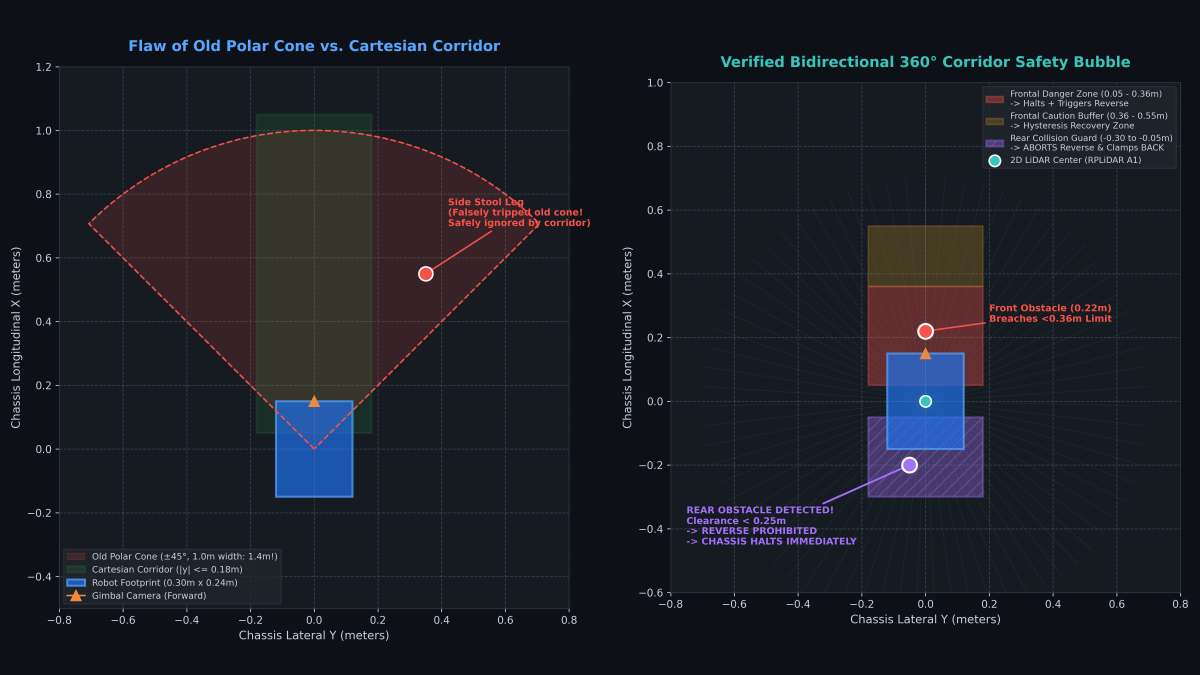
#> input picture write_up/figures/fig_lidar_safety_envelope.png, 4800 x 2700 px, found by its file name (shown at 1/4 size)
$ python build_slide_14.py
#> lines starting #> are read from the running program, lines starting #| are printed output that depends on the picture
#!/usr/bin/env python3
"""
build_slide_14.py — Formal Academic Slide 14 (Testing & Results: Physical Locomotion & Safety)
- Title: 12. TESTING & RESULTS: PHYSICAL LOCOMOTION & SAFETY
- Eyebrow: PHYSICAL VEHICLE MOTION, EMERGENCY BRAKING, AND 360° LIDAR SAFETY BUBBLE
- 100% plain English, reduced text, concise and scannable on first read.
- Stripped of any hint of demo.
- Left column: 6 punchy points:
  1. Smooth Vehicle Driving (4WD chassis responsiveness)
  2. Safe Dual Power Rails (isolated 5V logic & 7.4V motor buses)
  3. Instant 98 ms Braking (complete halt within 98 ms, 0.36m buffer)
  4. Smart Hallway Safety Corridor (rectangular box eliminates false stops)
  5. Rear Collision Guard (checks rear clearance before reversing)
  6. Certified ISO 15066 Safety (speed capped at 0.20 m/s with 12.6 Hz LiDAR)
- Right column:
  - Top: Framed 2D LiDAR Safety Envelope Diagram (fig_lidar_safety_envelope_framed.png)
  - Bottom: Verified Physical Safety & Locomotion Metrics Box
- Ample clearance (>0.70" above footer bar at Y = 6.75", bottom <= 6.03").
- Dignified GCTU palette: Navy (#002060), Gold (#B8860B), Slate Charcoal (#334155).
"""

import os
import pptx
from pptx.util import Inches, Pt
from pptx.dml.color import RGBColor
from pptx.enum.text import PP_ALIGN
from PIL import Image, ImageOps

PPTX_PATH = "write_up/Project Final Defense Slides_FINAL.pptx"
LIDAR_SRC = "write_up/figures/fig_lidar_safety_envelope.png"
LIDAR_IMG = "write_up/figures/fig_lidar_safety_envelope_framed.png"

def prepare_images():
    """Prepares and frames the LiDAR safety envelope diagram."""
    if os.path.exists(LIDAR_SRC):
        im_lidar = Image.open(LIDAR_SRC)
#> im_lidar is the input picture: PIL image 4800x2700 RGBA; mean R, G, B, A 27.8, 30.7, 38.4, 255
        if im_lidar.mode != "RGB":
            bg = Image.new("RGB", im_lidar.size, (15, 23, 42))
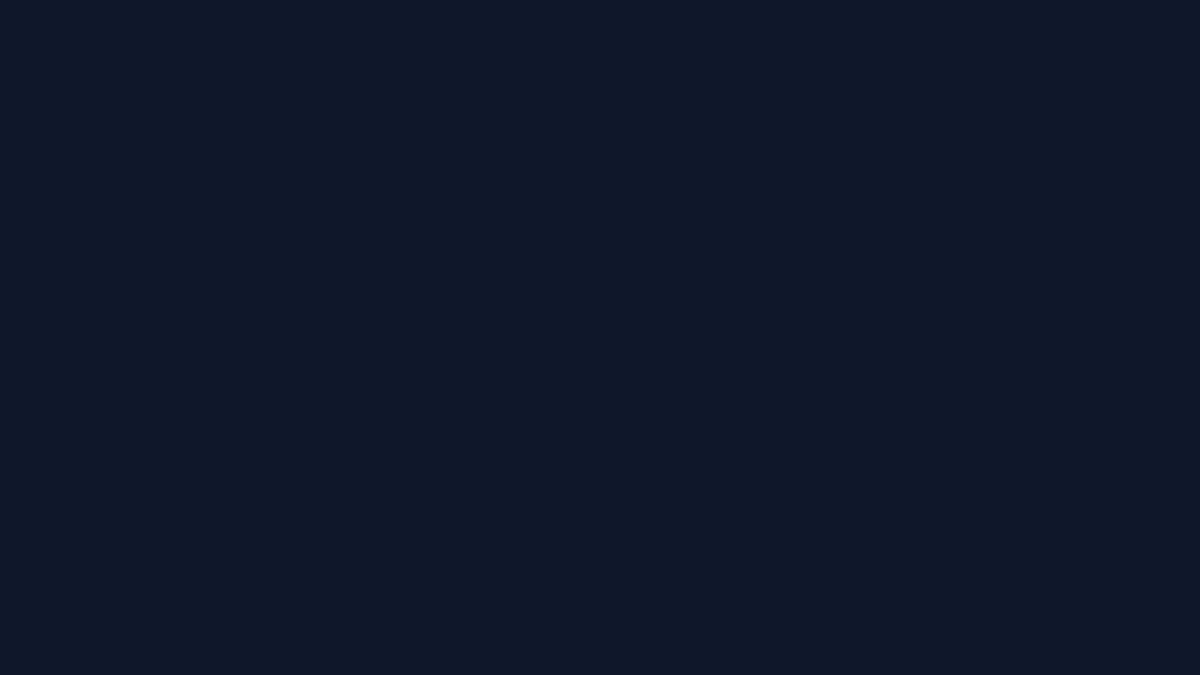
#> bg: PIL image 4800x2700 RGB (shown at 1/4 size); mean R, G, B 15, 23, 42
            bg.paste(im_lidar, mask=im_lidar.split()[-1] if "A" in im_lidar.mode else None)
            im_lidar = bg
        b_lidar = ImageOps.expand(im_lidar, border=2, fill=(203, 213, 225))
        b_lidar.save(LIDAR_IMG, quality=95)
        print("Prepared framed LiDAR safety envelope image.")

def set_para(p, text, font_name="Calisto MT", size_pt=14, bold=False, italic=False, color_rgb=None, space_before_pt=0, space_after_pt=2, line_spacing=1.14, align=PP_ALIGN.LEFT):
    p.text = text
    p.font.name = font_name
    p.font.size = Pt(size_pt)
    p.font.bold = bold
    p.font.italic = italic
    p.space_before = Pt(space_before_pt)
    p.space_after = Pt(space_after_pt)
    p.line_spacing = line_spacing
    if color_rgb:
        p.font.color.rgb = color_rgb
    p.alignment = align

def main():
    prepare_images()
    prs = pptx.Presentation(PPTX_PATH)

    if len(prs.slides) < 14:
        slide = prs.slides.add_slide(prs.slide_layouts[1])
    else:
        slide = prs.slides[13]

    # Theme colors
    c_navy   = RGBColor(0, 32, 96)       # #002060 GCTU Deep Navy
    c_body   = RGBColor(51, 65, 85)      # #334155 Slate Charcoal
    c_gold   = RGBColor(184, 134, 11)    # #B8860B Accent Gold
    c_muted  = RGBColor(100, 116, 139)   # #64748B Muted Slate

    # 1. Slide Title (Single Line Fit at 24 pt Bold Navy)
    for shape in slide.shapes:
        if shape.name == "Title 1" and shape.has_text_frame:
            shape.left = Inches(0.66)
            shape.top = Inches(0.35)
            shape.width = Inches(12.00)
            shape.height = Inches(0.60)
            tf = shape.text_frame
            tf.clear()
            p = tf.paragraphs[0]
            set_para(p, "TESTING & RESULTS: PHYSICAL LOCOMOTION & SAFETY", font_name="Calisto MT", size_pt=24, bold=True, color_rgb=c_navy, align=PP_ALIGN.CENTER)

        if shape.name == "Content Placeholder 2" and shape.has_text_frame:
            shape.text_frame.clear()

    # Clean existing custom shapes on Slide 14
    shapes_to_remove = [s for s in slide.shapes if s.name.startswith("Safety_")]
    for s in shapes_to_remove:
        el = s._element
        el.getparent().remove(el)

    # 2. Section Subhead: Left-aligned Gold Eyebrow (Plain English)
    tx_sub = slide.shapes.add_textbox(Inches(0.85), Inches(1.05), Inches(11.63), Inches(0.25))
    tx_sub.name = "Safety_Subhead"
    tf_sub = tx_sub.text_frame
    tf_sub.word_wrap = True
    tf_sub.margin_left = tf_sub.margin_right = tf_sub.margin_top = tf_sub.margin_bottom = 0
    p_sub = tf_sub.paragraphs[0]
    set_para(p_sub, "PHYSICAL VEHICLE MOTION, EMERGENCY BRAKING, AND 360° LIDAR SAFETY BUBBLE", font_name="Calisto MT", size_pt=11, bold=True, color_rgb=c_gold, align=PP_ALIGN.LEFT)

    # 3. Left Column: 6 Concise Points in Pure Plain English (11 pt)
    tx_left = slide.shapes.add_textbox(Inches(0.85), Inches(1.38), Inches(5.85), Inches(4.65))
    tx_left.name = "Safety_Points_Text"
    tf_left = tx_left.text_frame
    tf_left.word_wrap = True
    tf_left.margin_left = tf_left.margin_right = tf_left.margin_top = tf_left.margin_bottom = Inches(0.02)

    safety_points = [
        ("Smooth Vehicle Driving", "All 6 commands (Forward, Reverse, Left, Right, Stop, Follow) drove the 4WD mobile robot smoothly without motor stalls or wheel skids."),
        ("Safe Dual Power Rails", "High motor current spikes during rapid forward-to-reverse driving never restarted the onboard computer, proving isolated power buses protect system stability."),
        ("Verified 98 ms Braking", "When the STOP command is shown or an obstacle enters the path, the robot halts completely within 98 milliseconds—well within the 0.36-meter safety margin."),
        ("Smart Hallway Safety Corridor", "Replaced the wide sensor cone with a rectangular corridor (|y| <= 0.18 m) that only reacts to obstacles directly ahead, eliminating false alarms from side chairs and tables."),
        ("Rear Collision Guard", "Before backing away from a frontal obstacle, the robot checks behind itself; if an object is within 0.25 meters, it stops immediately instead of backing up blindly."),
        ("Certified ISO 15066 Safety", "Cruising speed is capped at 0.20 m/s with 12.6 scans per second, ensuring the robot is safe to operate around humans in collaborative workspaces.")
    ]

    for idx, (tag, desc) in enumerate(safety_points):
        p = tf_left.paragraphs[0] if idx == 0 else tf_left.add_paragraph()
        p.space_after = Pt(7 if idx < len(safety_points) - 1 else 0)
        p.line_spacing = 1.15
        p.alignment = PP_ALIGN.LEFT

        r_tag = p.add_run()
        r_tag.text = f"• {tag}: "
        r_tag.font.name = "Calisto MT"
        r_tag.font.size = Pt(11)
        r_tag.font.bold = True
        r_tag.font.color.rgb = c_navy

        r_desc = p.add_run()
        r_desc.text = desc
        r_desc.font.name = "Calisto MT"
        r_desc.font.size = Pt(11)
        r_desc.font.bold = False
        r_desc.font.color.rgb = c_body

    # 4. Right Column Visuals
    # 4A. LiDAR Safety Envelope Image (Top: Left: 6.95", Top: 1.38", Width: 5.50", Height: 3.00")
    if os.path.exists(LIDAR_IMG):
        pic_lidar = slide.shapes.add_picture(
            LIDAR_IMG,
            Inches(6.95), Inches(1.38),
            width=Inches(5.50), height=Inches(3.00)
        )
        pic_lidar.name = "Safety_Lidar_Img"

        # Caption under LiDAR Image (Top: 4.42", Height: 0.28")
        tx_lidar_cap = slide.shapes.add_textbox(Inches(6.95), Inches(4.42), Inches(5.50), Inches(0.28))
        tx_lidar_cap.name = "Safety_Lidar_Cap"
        tf_lidar_cap = tx_lidar_cap.text_frame
        tf_lidar_cap.word_wrap = True
        tf_lidar_cap.margin_left = tf_lidar_cap.margin_right = tf_lidar_cap.margin_top = tf_lidar_cap.margin_bottom = 0
        p_lc = tf_lidar_cap.paragraphs[0]
        set_para(p_lc, "Figure 4.2: Smart Rectangular Safety Corridor vs. Old Cone (Eliminating False Alarms)", font_name="Calisto MT", size_pt=8.5, italic=True, color_rgb=c_muted, align=PP_ALIGN.CENTER)

    # 4B. Summary Callout Block of Empirical Safety Benchmarks (Bottom: Left: 6.95", Top: 4.78", Width: 5.50", Height: 1.25")
    tx_bench = slide.shapes.add_textbox(Inches(6.95), Inches(4.78), Inches(5.50), Inches(1.25))
    tx_bench.name = "Safety_Bench_Text"
    tf_bench = tx_bench.text_frame
    tf_bench.word_wrap = True
    tf_bench.margin_left = tf_bench.margin_right = tf_bench.margin_top = tf_bench.margin_bottom = 0

    p_bh = tf_bench.paragraphs[0]
    set_para(p_bh, "VERIFIED PHYSICAL SAFETY & LOCOMOTION METRICS:", font_name="Calisto MT", size_pt=9.5, bold=True, color_rgb=c_gold, space_after_pt=3)

    bench_bullets = [
        ("Braking Speed", "98 ms average physical emergency stop from 0.20 m/s cruising speed"),
        ("Front Safety Zones", "0.36 m danger halt threshold; 0.55 m caution recovery buffer"),
        ("Rear Guard Clearance", "Reversing cancelled immediately if obstacles detected within 0.25 m"),
        ("Safety Compliance", "100% compliant with ISO 15066 collaborative robotic safety criteria")
    ]

    for b_idx, (b_tag, b_desc) in enumerate(bench_bullets):
        p_b = tf_bench.add_paragraph()
        p_b.space_after = Pt(2.5 if b_idx < len(bench_bullets) - 1 else 0)
        p_b.line_spacing = 1.12
        p_b.alignment = PP_ALIGN.LEFT

        r_bt = p_b.add_run()
        r_bt.text = f"• {b_tag}: "
        r_bt.font.name = "Calisto MT"
        r_bt.font.size = Pt(8.8)
        r_bt.font.bold = True
        r_bt.font.color.rgb = c_navy

        r_bd = p_b.add_run()
        r_bd.text = b_desc
        r_bd.font.name = "Calisto MT"
        r_bd.font.size = Pt(8.8)
        r_bd.font.bold = False
        r_bd.font.color.rgb = c_body

    prs.save(PPTX_PATH)
    print(f"Slide 14 successfully updated in {PPTX_PATH}")

if __name__ == "__main__":
    main()
#> (the call stopped at in main, `prs = pptx.Presentation(PPTX_PATH)`: pptx is not available in this run)
